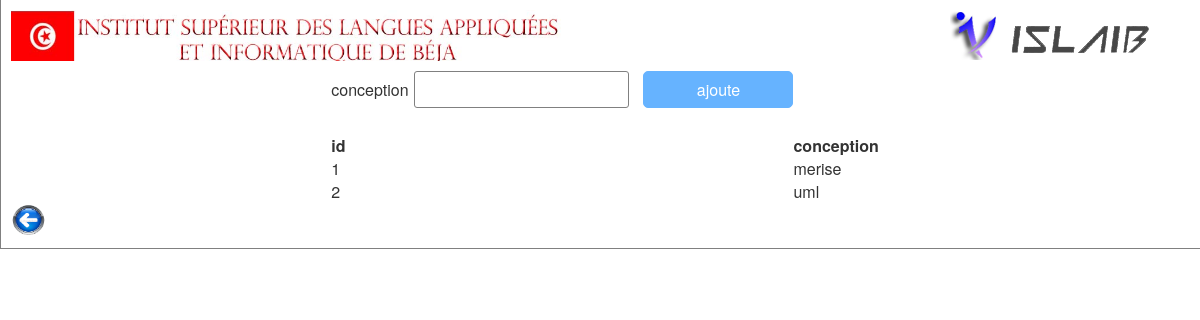
Screenshot of /admin/ajouteconception.php (signed in) with the database file from the repository.
### tables this page shows
CREATE TABLE IF NOT EXISTS `conception` (
  `id` int(11) NOT NULL AUTO_INCREMENT,
  `nom` varchar(50) NOT NULL,
  PRIMARY KEY (`id`)
);

### classes/conceptionmanager.php (called while the page is built, shortened)
<?php
class conceptionmanager{
	public function afficheconception(){
		$sql = "SELECT *FROM conception";
$req = mysql_query($sql) ;
while($data =mysql_fetch_assoc($req)){
	$tableau[]=$data;
	}
	return $tableau;
}
}
?>

### admin/ajouteconception.php (the view, shortened to what this page needs)
<?php  session_start();
$conp= new conceptionmanager();
$conps=$conp->afficheconception();
 ?>
<html>
<head>
<link href="..\css\style.css" rel="stylesheet" type="text/css" />
<link rel="stylesheet" href="../bootstrap/css/bootstrap.css" />
</head>
<body>
<div id="container">
<img id="i" src="../image/f.jpg">
<img id="f" src="../image/l.png" >
<table>
<tr><td>
<form method="POST"  class="form_connexion"id="forms" action=" ">
conception
<input type='text'  class="input_connexion" name="nom"/>
<input type='submit'  id="btn" name="ajoute" value="ajoute" /></form>
</td></tr>
<th>id </th>
 <th> conception</th>
 <?php foreach ($conps as $key=>$value): ?>
<tr>
		<td><?php echo $value['id']; ?> </td>
		<td><?php echo $value['nom']; ?> </td>
</tr>
<?php endforeach ?>
</table>
<a href="ajoutesujetpfe.php"><img src="../image/retour.png" width="35px" height="35px"></a>
</div>
</body>
</html>

### css/style.css (style rules this page uses)
body { font-family: "Trebuchet MS", Arial, Helvetica, sans-serif; font-size: 0.8em; background-color:#fff; background-repeat: repeat; }
#container { margin-left:auto; margin-right:auto; width: 1210px; margin: auto; padding: 10px; border-right: 1px solid gray; border-bottom: 1px solid gray; border-left: 1px solid gray; background-color: #fff; }
#i { width:550; }
#f { margin-left:385px; }
.input_connexion { margin-right:9px; border: 1px solid grey; border-radius: 3px; padding:6px; }
.form_connexion input { display: inline-block; margin-bottom:10px; margin-left:1px; margin-top:10px; }
#btn { padding:6px; width:150px; border-radius: 5px; background-color:#66b3ff; border: 1px solid #66b3ff; color: white; }
table { border-collapse:collapse; margin:auto; }

### rows the page displays
conception: id "1", nom "merise"
conception: id "2", nom "uml"
